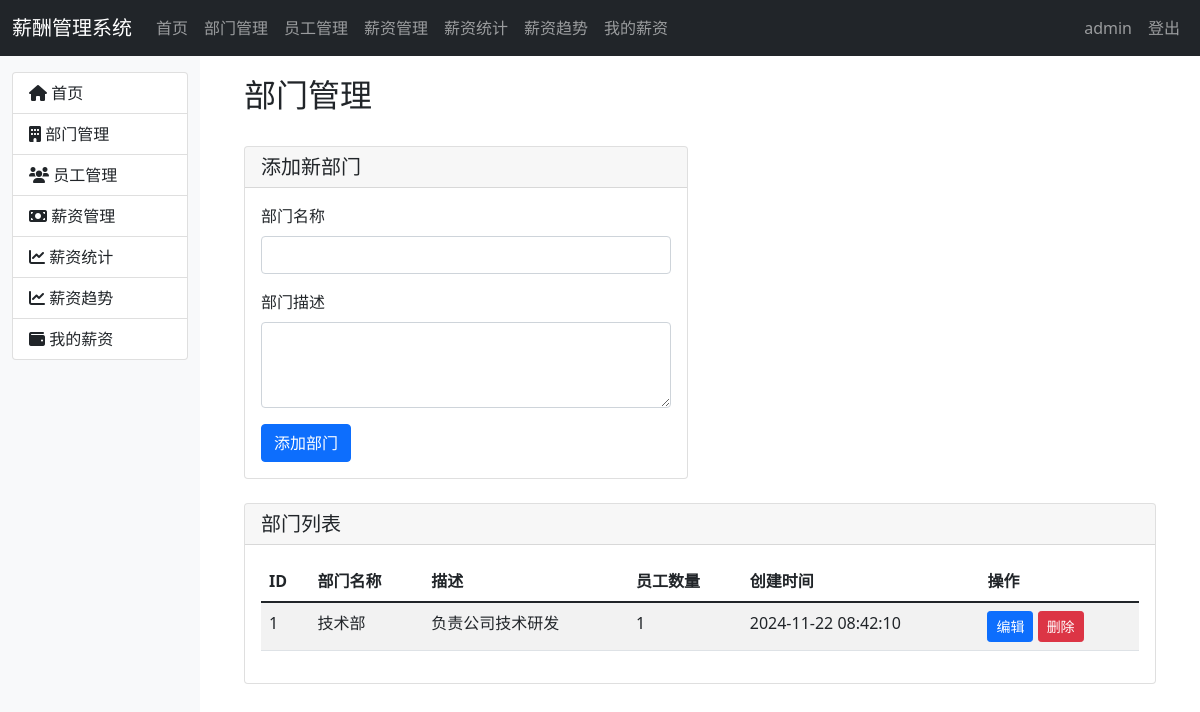
Before: /departments (signed in) with the older database file.
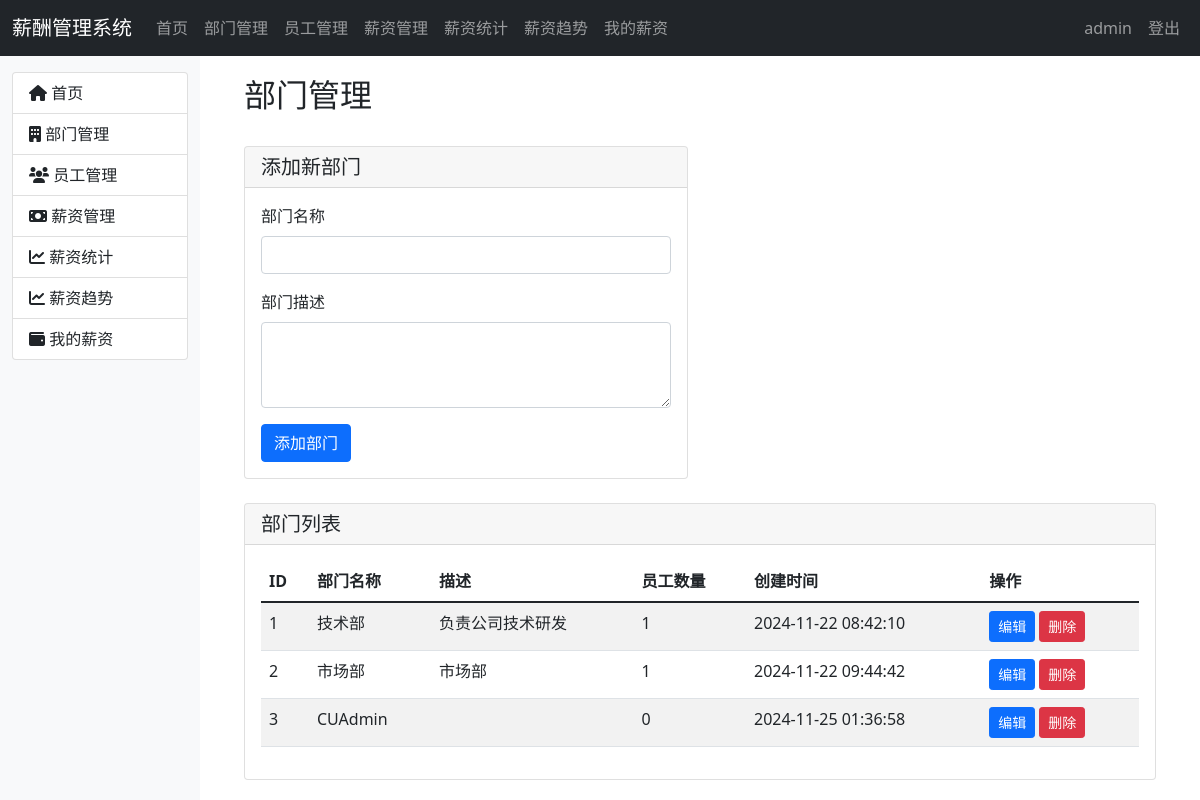
After: the same page with the newer database file.
### app.py (models this page shows)
class Department(db.Model):
    id = db.Column(db.Integer, primary_key=True)
    name = db.Column(db.String(80), unique=True, nullable=False)
    description = db.Column(db.String(200))
    created_at = db.Column(db.DateTime, default=datetime.utcnow)
    employees = db.relationship('Employee', backref='department', lazy=True)

### app.py (the view, shortened to what this page needs)
@app.route('/departments', methods=['GET', 'POST'])
@login_required
def departments():
    if not current_user.is_admin:
        flash('权限不足！', 'error')
        return redirect(url_for('index'))
    departments = Department.query.all()
    return render_template('departments.html', departments=departments)

### app.py (called while the page is built)
@login_manager.user_loader
def load_user(user_id):
    return User.query.get(int(user_id))

### templates/departments.html (shortened to what this page needs)
{% extends "base.html" %}
{% block content %}
<div class="container">
    <div class="row mb-4">
        <div class="col-12">
            <h2>部门管理</h2>
        </div>
    </div>
    <div class="row mb-4">
        <div class="col-md-6">
            <div class="card">
                <div class="card-header">
                    <h5 class="mb-0">添加新部门</h5>
                </div>
                <div class="card-body">
                    <form method="POST">
                        <div class="mb-3">
                            <label for="name" class="form-label">部门名称</label>
                            <input type="text" class="form-control" id="name" name="name" required>
                        </div>
                        <div class="mb-3">
                            <label for="description" class="form-label">部门描述</label>
                            <textarea class="form-control" id="description" name="description" rows="3"></textarea>
                        </div>
                        <button type="submit" class="btn btn-primary">添加部门</button>
                    </form>
                </div>
            </div>
        </div>
    </div>
    <div class="row">
        <div class="col-12">
            <div class="card">
                <div class="card-header">
                    <h5 class="mb-0">部门列表</h5>
                </div>
                <div class="card-body">
                    <div class="table-responsive">
                        <table class="table table-striped">
                            <thead>
                                <tr>
                                    <th>ID</th>
                                    <th>部门名称</th>
                                    <th>描述</th>
                                    <th>员工数量</th>
                                    <th>创建时间</th>
                                    <th>操作</th>
                                </tr>
                            </thead>
                            <tbody>
                                {% for dept in departments %}
                                <tr>
                                    <td>{{ dept.id }}</td>
                                    <td>{{ dept.name }}</td>
                                    <td>{{ dept.description }}</td>
                                    <td>{{ dept.employees|length }}</td>
                                    <td>{{ dept.created_at.strftime('%Y-%m-%d %H:%M:%S') }}</td>
                                    <td>
                                        <button class="btn btn-sm btn-primary" onclick="editDepartment({{ dept.id }})">
                                            编辑
                                        </button>
                                        <button class="btn btn-sm btn-danger" onclick="deleteDepartment({{ dept.id }})">
                                            删除
                                        </button>
                                    </td>
                                </tr>
                                {% endfor %}
                            </tbody>
                        </table>
                    </div>
                </div>
            </div>
        </div>
    </div>
</div>
{% endblock %}

Changed rows visible on the page:
added Department: id "2", name "市场部", description "市场部", employees|length "1", created_at "2024-11-22 09:44:42"
added Department: id "3", name "CUAdmin", employees|length "0", created_at "2024-11-25 01:36:58"
